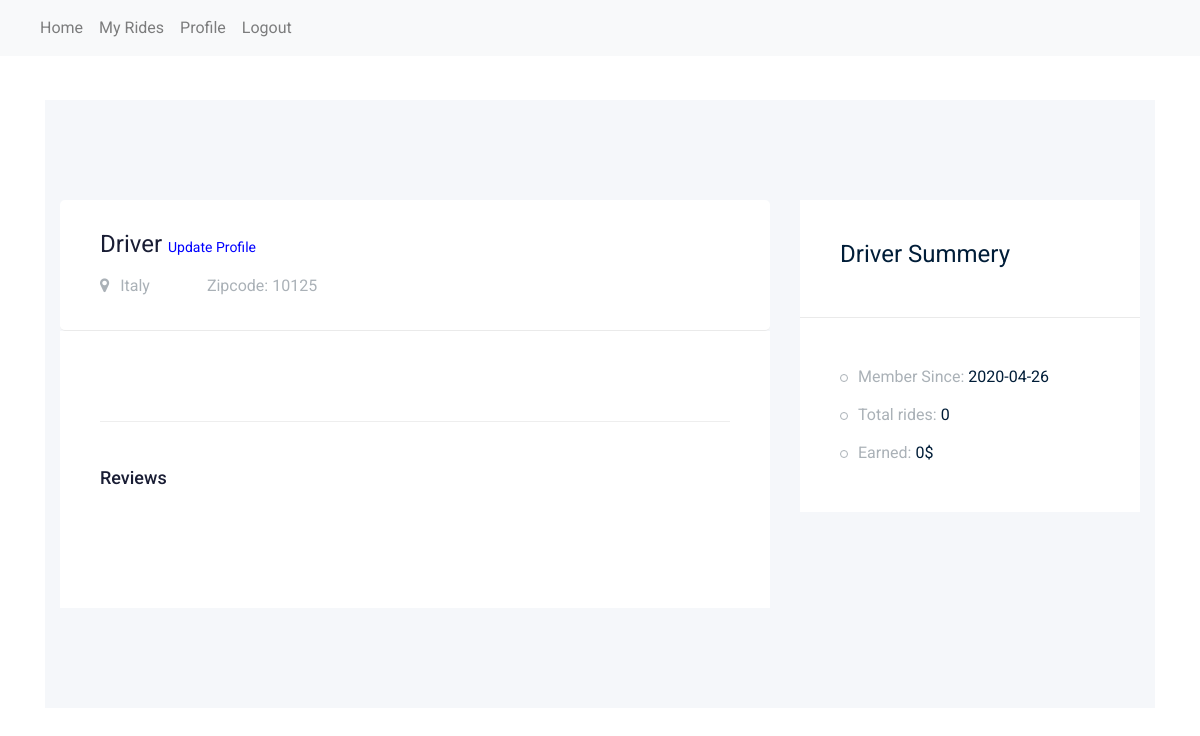
The page /driver/profile (signed in) on the database as committed earlier.
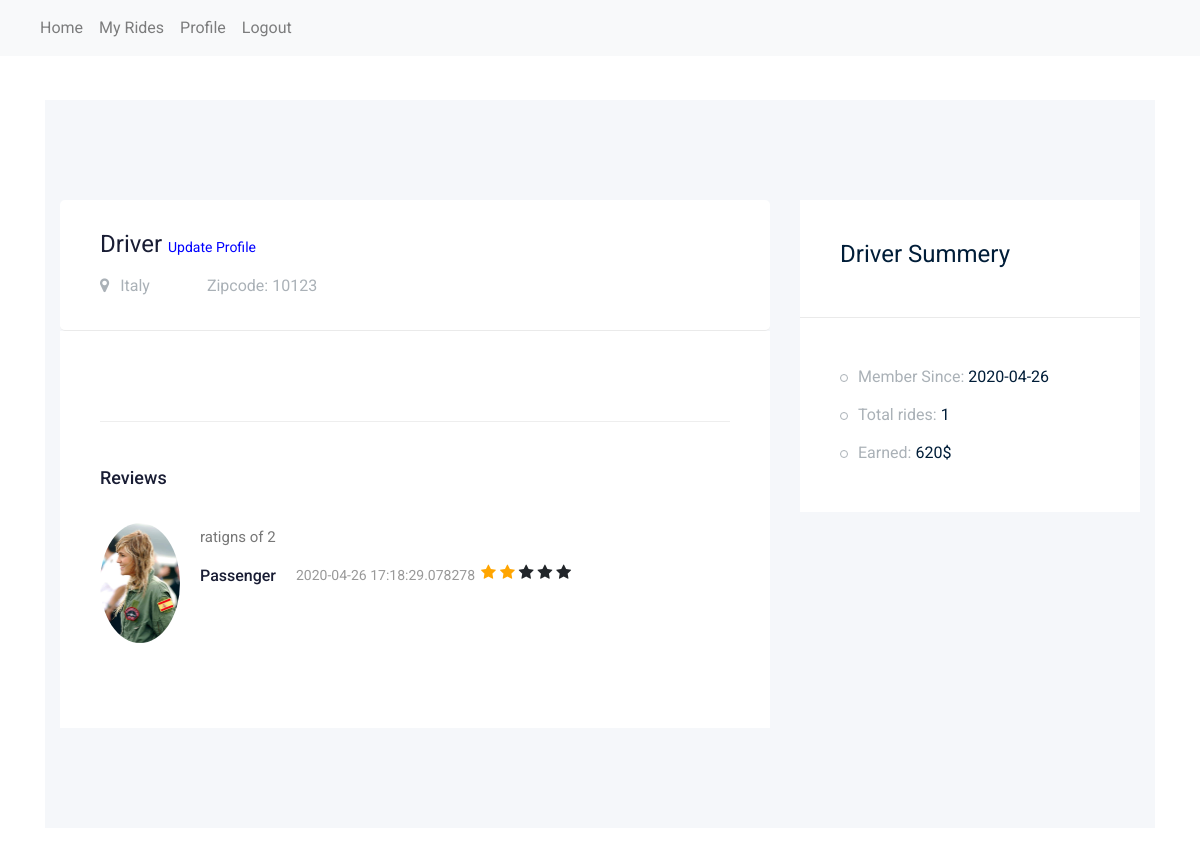
The same page on the database as committed later.
### app/models/models.py (models this page shows, shortened)
class User(db.Model,UserMixin):
    __tablename__ = "users"
    id = db.Column(db.Integer, primary_key=True)
    name = db.Column(db.String(100), nullable=False)
    surname = db.Column(db.String(100), nullable=False)
    email = db.Column(db.String(100), unique=True, nullable=False)
    country = db.Column(db.String(100),nullable=True)
    password = db.Column(db.String(150), nullable=False)
    zipcode = db.Column(db.Integer, default=0)
    roles = db.Column(db.String(10), default="Passenger")
    profile_image = db.Column(db.String(255), nullable=True, default="0")
    member_since = db.Column(db.DateTime, nullable=False, default=datetime.utcnow)
    passengers = db.relationship('Ride', foreign_keys="[Ride.passenger_id]")
    drivers = db.relationship('Ride', foreign_keys="[Ride.driver_id]")

class Ride(db.Model):
    __tablename__ = "rides"
    id = db.Column(db.Integer, primary_key=True)
    driver_id = db.Column(db.Integer, db.ForeignKey('users.id'))
    passenger_id = db.Column(db.Integer, db.ForeignKey('users.id'))
    from_loc = db.Column(db.String(150), nullable=False)
    to_loc = db.Column(db.String(150), nullable=False)
    isStarted = db.Column(db.Integer, default=0) #0: not started, 1: started, 2: responded by other driver.
    isEnded = db.Column(db.Integer, default=0) #0: not ended, 1: ended
    isPaid = db.Column(db.Integer, default=0) #0: not paid, 1: paid
    driver_ratings = db.Column(db.Integer, nullable=True)
    distance = db.Column(db.Integer, default=0)
    passenger_review_for_driver = db.Column(
        db.String(255), nullable=True)  # will be updated when ride ends
    price = db.Column(db.Integer, nullable=False)
    isReviewedByPassenger = db.Column(db.Integer, nullable=False, default=0)
    ride_date = db.Column(db.DateTime, nullable=False, default=datetime.utcnow)

### app/driver/views.py (the view)
@driveblueprint.route('/profile')
@login_required
def profile():
    isDriver()
    loggedin_user= current_user
    user_id = loggedin_user.id
    member_since = str(loggedin_user.member_since)
    total_rides = Ride.query.filter_by(driver_id=loggedin_user.id).count()
    earned = Ride.query.with_entities(func.sum(Ride.price).label('earned')).filter_by(driver_id=loggedin_user.id).all()[0][0]
    reviews = db.engine.execute(text("SELECT * from rides left join users on users.id = rides.passenger_id where driver_id = "+str(user_id)))
    return render_template('driver_profile.html', user=loggedin_user, reviews=reviews,earned=earned,total_rides=total_rides, zipcode_updated=has_zipcode_been_updated(loggedin_user),
                           member_since=member_since[0:10])

### app/driver/views.py (called while the page is built)
def isDriver():
    user = current_user
    if not user.roles == "Passenger":
        return redirect("/logout")

def has_zipcode_been_updated(user):
    if user.zipcode == 0:
        return True
    else:
        return False

### app/models/models.py (called while the page is built)
@login_manager.user_loader
def load_user(user_id):
    return User.query.get(user_id)

### app/driver/templates/driver_profile.html (shortened to what the changed rows need)
{% extends 'driver_masterlayout.html' %}
{% block body %}
<section class="contact-section section_padding">
    <div class="container">
        <div class="row">
            <div class="col-lg-12">
                <div class="job_details_area">
                    <div class="container">
                        <div class="row">
                            <div class="col-lg-8">
                                <div class="job_details_header">
                                    <div class="single_jobs white-bg d-flex justify-content-between">
                                        <div class="jobs_left d-flex align-items-center">
                                            <div class="jobs_conetent">
                                                <a href="#"><h4>{{user.name}}
                                                </h4></a>
                                                <div class="links_locat d-flex align-items-center">
                                                    <div class="location">
                                                        <p><i class="fa fa-map-marker"></i> {{user.country}}</p>
                                                    </div>
                                                    <div class="location">
                                                        <p>Zipcode: {{user.zipcode}}</p>
                                                    </div>
                                                </div>
                                            </div>
                                        </div>
                                    </div>
                                </div>
                                <div class="descript_wrap white-bg">
                                    <div class="comments-area">
                                        {% for r in reviews %}
                                        <div class="comment-list">
                                            <div class="single-comment justify-content-between d-flex">
                                                <div class="user justify-content-between d-flex">
                                                    <div class="thumb">
                                                        {% if r.profile_image == "0" %}
                                                        <img src="https://mdbootstrap.com/img/Photos/Others/placeholder-avatar.jpg"
                                                             alt="">
                                                        {% else %}
                                                        <img src="{{url_for('static',filename='uploads/'+r.profile_image)}}"
                                                             class="img-responsive" style="width:80px;" alt="">
                                                        {% endif %}
                                                    </div>
                                                    <div class="desc">
                                                        <p class="comment">
                                                            {{r.passenger_review_for_driver}}
                                                        </p>
                                                        <div class="d-flex justify-content-between">
                                                            <div class="d-flex align-items-center">
                                                                <h5>
                                                                    <a href="#">{{r.name}}</a>
                                                                </h5>
                                                                <p class="date">{{r.ride_date}}</p>
                                                            </div>
                                                            <div style="margin-left:6px;" class="reply-btn">
                                                                {% for i in range(0,5) %}
                                                                {% if i+1 <= r.driver_ratings %}
                                                                <span><i class="fa fa-star checked"></i></span>
                                                                {% else %}
                                                                <span><i class="fa fa-star"></i></span>
                                                                {% endif %}
                                                                {% endfor %}
                                                            </div>
                                                        </div>
                                                    </div>
                                                </div>
                                            </div>
                                        </div>
                                        {% endfor %}
                                    </div>
                                </div>
                            </div>
                            <div class="col-lg-4">
                                <div class="job_sumary">
                                    <div class="job_content">
                                        <ul>
                                            <li>Total rides: <span>
                                {% if total_rides %}
 {{total_rides}}
                                        {% else %}
                                   0
                                    {% endif %}
                                </span></li>
                                            <li>Earned: <span>
                                    {% if earned %}
                                    {{earned}}$
                                {% else %}
                                    0$
                                    {% endif %}
                                    </span>
                                            </li>
                                        </ul>
                                    </div>
                                </div>
                            </div>
                        </div>
                    </div>
                </div>
            </div>
        </div>
    </div>
</section>
{% endblock %}

Rows that differ between the two databases and show on the page:
changed User "Driver": zipcode "10125" → "10123"
added Ride: profile_image (picture), passenger_review_for_driver "ratigns of 2", name "Passenger", ride_date "2020-04-26 17:18:29.078278", driver_ratings 2 (drawn)
Other text that changed with them:
{{ total_rides }}: (not shown) → "1"
{{ earned }}: (not shown) → "620"
text no longer shown: "0 0$"
